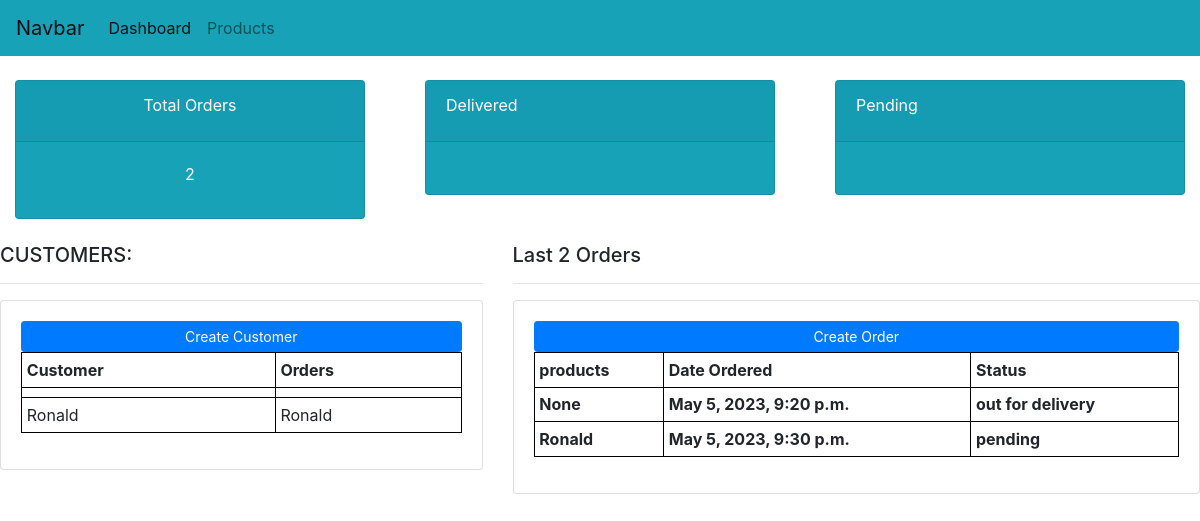
Before: / with the older database file.
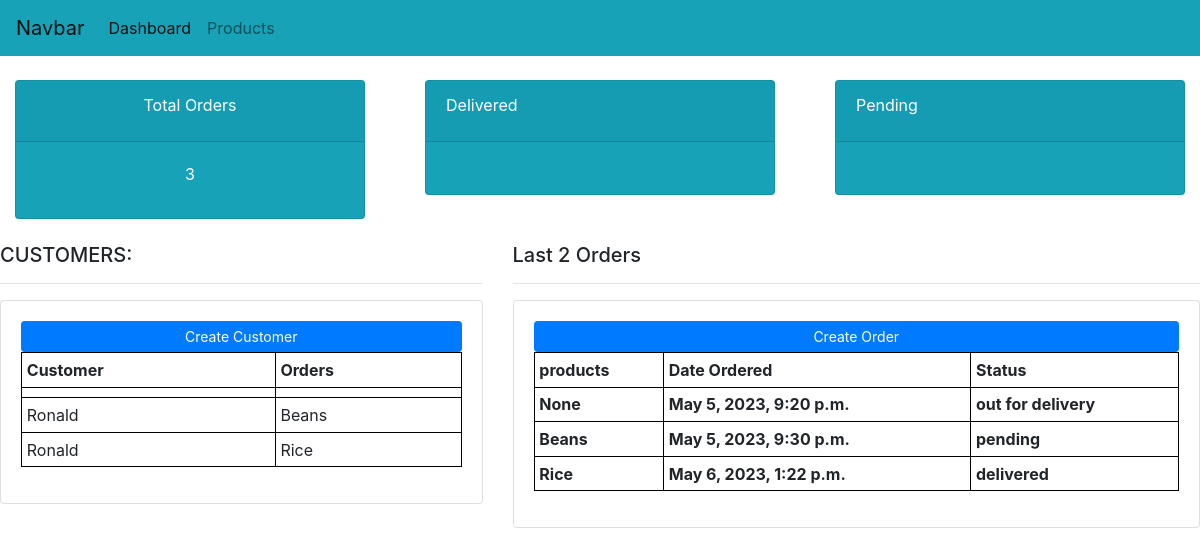
After: the same page with the newer database file.
### accounts/models.py (models this page shows, shortened)
class Order(models.Model):
    STATUS = (
        ('pending','pending'),
        ('out for delivery','out for delivery'),
        ('delivered','delivered')
    )
    customer = models.ForeignKey(Customer,on_delete=models.SET_NULL,null=True)
    product = models.ForeignKey(Product,on_delete=models.SET_NULL,null=True)
    date_created = models.DateTimeField(auto_now_add=True,null=True)
    status = models.CharField(max_length=200 ,null=True,choices=STATUS)

class Customer(models.Model):
    name = models.CharField(max_length=200 ,null=True)
    phone = models.CharField(max_length=34 ,null=True)
    email = models.EmailField(max_length=399 ,null=True)
    date_created = models.DateTimeField(auto_now_add=True,null=True)

class Product(models.Model):
    CATEGORY = (
        ('indoor','indoor'),
        ('outdoor','outdoor')
    )
    name = models.CharField(max_length=200,null=True)
    price = models.FloatField(null=True)
    category = models.CharField(max_length=200,null=True,choices= CATEGORY)
    description = models.CharField(max_length=200,null=True)
    date_created = models.DateTimeField(auto_now_add=True,null=True)
    def __str__(self):
        return self.name

### accounts/views.py (the view)
# urls.py: path('',views.dashbord, name='dashbord'),
def dashbord(request):
    detail = Order.objects.all()
    order_count = detail.count()
    context = {
        'details': detail,
        'order_count': order_count
    }
    return render(request,'accounts/dashbord.html',context)

### templates/accounts/dashbord.html (shortened to what this page needs)
{% extends 'accounts/main.html' %}
{% block content %}
{% include 'accounts/status.html' %}
<br>
<div class="row">
    <div class="col-md-5">
        <h5>CUSTOMERS:</h5><hr>
        <div class="card card-body">
            <a href=" " class="btn btn-primary btn-sm btn-block">Create Customer</a>
            <table class="table table-sm" id="table">
                <tr>
                    <th>Customer</th>
                    <th>Orders</th>
                </tr>
                {% for detail in details %}
                <tr>
                    <td>{{ detail.customer.name }}</td>
                    <td>{{ detail.product.name }}</td>
                </tr>
                {% endfor %}
            </table>
        </div>
    </div>
    <div class="col-md-7">
        <h5>Last 2 Orders</h5><hr>
        <div class="card card-body">
            <a href="" class="btn btn-primary btn-sm btn-block">Create Order</a>
            <table class="table table-sm" id="table" >
                <tr>
                    <th>products</th>
                    <th>Date Ordered</th>
                    <th>Status</th>
                </tr>
                {% for detail in details %}
                <tr>
                    <th>{{ detail.product }}</th>
                    <th>{{ detail.date_created }}</th>
                    <th>{{ detail.status }}</th>
                </tr>
                {% endfor %}
            </table>
        </div>
    </div>
</div>
{% endblock %}

Changed rows visible on the page:
changed through a linked row, Order "pending": product.name "Ronald" → "Beans"; product "Ronald" → "Beans"
added Order: customer.name "Ronald", product.name "Rice", product "Rice", date_created "May 6, 2023, 1:22 p.m.", status "delivered"
Other visible differences:
{{ order_count }}: "2" → "3"
